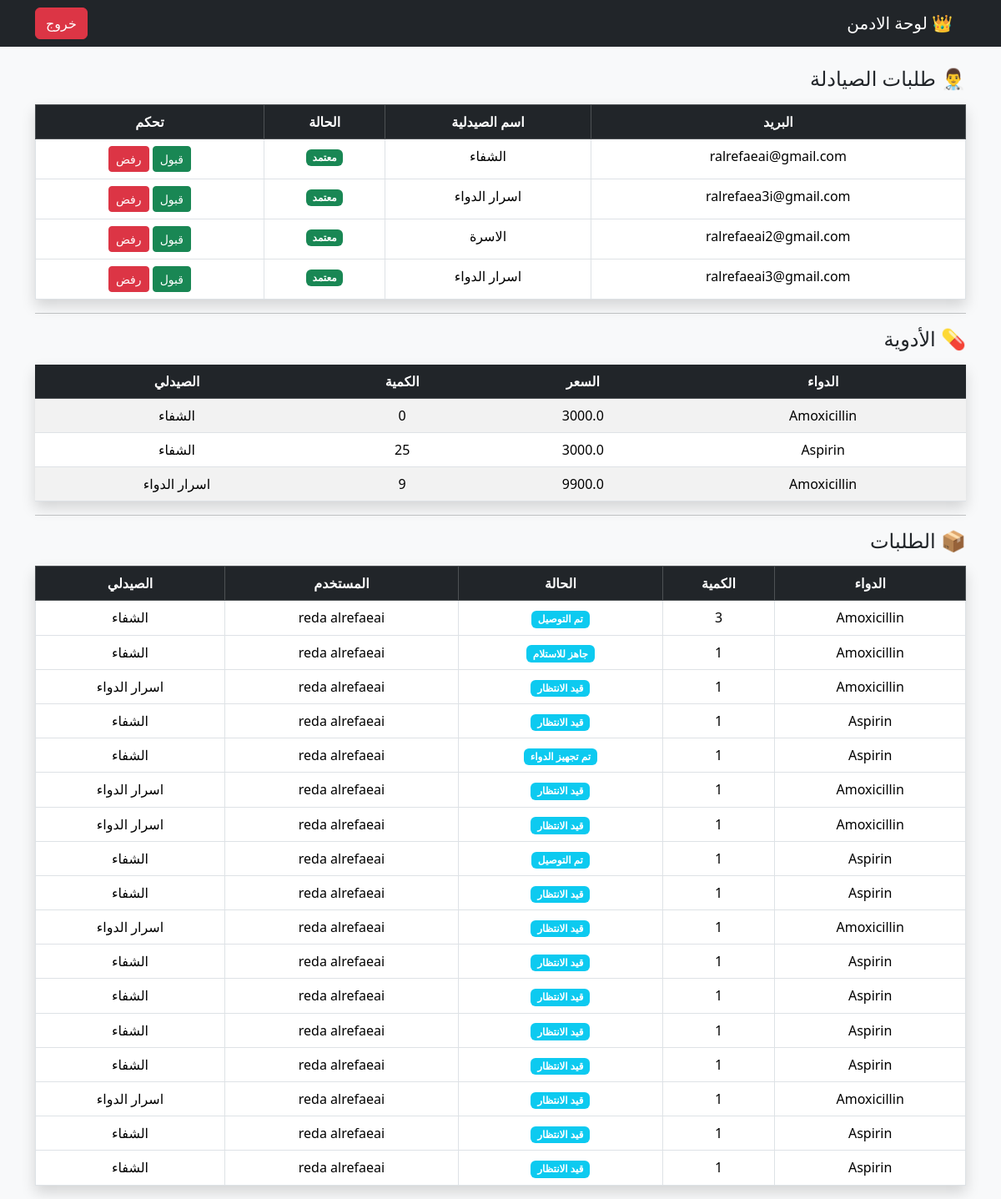
/admin_dashboard (signed in), run on the app's committed database.
### app.py (models this page shows)
class Pharmacist(db.Model):
    id = db.Column(db.Integer, primary_key=True)
    email = db.Column(db.String(100), unique=True)
    pharmacy_name = db.Column(db.String(100))
    approved = db.Column(db.Boolean, default=False)
    address = db.Column(db.String(255))
    drugs = db.relationship("Drug", backref="pharmacist")
    orders = db.relationship("Order", backref="pharmacist")
    supply_requests = db.relationship("SupplyRequest", backref="pharmacist")

class Drug(db.Model):
    id = db.Column(db.Integer, primary_key=True)
    name = db.Column(db.String(100))
    price = db.Column(db.String(50))
    quantity = db.Column(db.Integer)
    available = db.Column(db.Boolean, default=True)
    pharmacist_id = db.Column(db.Integer, db.ForeignKey("pharmacist.id"))

class Order(db.Model):
    id = db.Column(db.Integer, primary_key=True)
    quantity = db.Column(db.Integer, default=1)
    total_price = db.Column(db.Float, default=0)
    delivery_fee = db.Column(db.Float, default=0)
    status = db.Column(db.String(100), default="قيد الانتظار")
    seen = db.Column(db.Boolean, default=False)
    delivery_type = db.Column(
        db.String(50),
        default="استلام"
    )
    address = db.Column(
        db.String(300),
        nullable=True
    )
    invoice_number = db.Column(
        db.Integer,
        unique=True
    )
    created_at = db.Column(
        db.DateTime,
        default=datetime.utcnow
    )
    user_id = db.Column(
        db.Integer,
        db.ForeignKey("user.id")
    )
    user_phone=db.Column(db.String(20))
    drug_id = db.Column(
        db.Integer,
        db.ForeignKey("drug.id")
    )
    pharmacist_id = db.Column(
        db.Integer,
        db.ForeignKey("pharmacist.id")
    )
    drug = db.relationship("Drug")
    payment_method=db.Column(db.String(20))

class User(db.Model):
    id = db.Column(db.Integer, primary_key=True)
    name = db.Column(db.String(100))
    phone = db.Column(db.String(50), unique=True)
    password = db.Column(db.String(200))
    orders = db.relationship("Order", backref="user")

### app.py (the view)
@app.route("/admin_dashboard")
def admin_dashboard():
    if not session.get("admin"):
        return redirect(url_for("admin_login"))
    return render_template(
        "admin_dashboard.html",
        pharmacists=Pharmacist.query.all(),
        drugs=Drug.query.all(),
        orders=Order.query.all()
    )

### templates/admin_dashboard.html (shortened to what this page needs)
<!DOCTYPE html>
<html lang="ar" dir="rtl">
<head>
<link href="https://cdn.jsdelivr.net/npm/bootstrap@5.3.2/dist/css/bootstrap.min.css" rel="stylesheet">
</head>
<body class="bg-light">
<nav class="navbar navbar-dark bg-dark mb-4">
<div class="container">
<span class="navbar-brand">👑 لوحة الادمن</span>
<a href="{{ url_for('index') }}" class="btn btn-danger">
خروج
</a>
</div>
</nav>
<div class="container">
<h4 class="mb-3">👨‍⚕️ طلبات الصيادلة</h4>
<table class="table table-bordered bg-white text-center shadow">
<thead class="table-dark">
<tr>
<th>البريد</th>
<th>اسم الصيدلية</th>
<th>الحالة</th>
<th>تحكم</th>
</tr>
</thead>
<tbody>
{% for p in pharmacists %}
<tr>
<td>{{ p.email }}</td>
<td>{{ p.pharmacy_name }}</td>
<td>
{% if p.approved %}
<span class="badge bg-success">معتمد</span>
{% else %}
<span class="badge bg-warning">قيد الانتظار</span>
{% endif %}
</td>
<td>
<form method="POST" action="{{ url_for('approve_pharmacist') }}">
<button name="action" value="approve"
class="btn btn-success btn-sm">
قبول
</button>
<button name="action" value="reject"
class="btn btn-danger btn-sm">
رفض
</button>
</form>
</td>
</tr>
{% endfor %}
</tbody>
</table>
<hr>
<h4 class="mb-3">💊 الأدوية</h4>
<table class="table table-striped bg-white text-center shadow">
<thead class="table-dark">
<tr>
<th>الدواء</th>
<th>السعر</th>
<th>الكمية</th>
<th>الصيدلي</th>
</tr>
</thead>
<tbody>
{% for d in drugs %}
<tr>
<td>{{ d.name }}</td>
<td>{{ d.price }}</td>
<td>{{ d.quantity }}</td>
<td>{{ d.pharmacist.pharmacy_name }}</td>
</tr>
{% endfor %}
</tbody>
</table>
<hr>
<h4 class="mb-3">📦 الطلبات</h4>
<table class="table table-bordered bg-white text-center shadow">
<thead class="table-dark">
<tr>
<th>الدواء</th>
<th>الكمية</th>
<th>الحالة</th>
<th>المستخدم</th>
<th>الصيدلي</th>
</tr>
</thead>
<tbody>
{% for o in orders %}
<tr>
<td>{{ o.drug.name }}</td>
<td>{{ o.quantity }}</td>
<td>
<span class="badge bg-info">{{ o.status }}</span>
</td>
<td>{{ o.user.name }}</td>
<td>{{ o.pharmacist.pharmacy_name }}</td>
</tr>
{% endfor %}
</tbody>
</table>
</div>
</body>
</html>

### data on the page
Pharmacist: email "ralrefaeai@gmail.com", pharmacy_name "الشفاء", approved "معتمد"
Pharmacist: email "ralrefaea3i@gmail.com", pharmacy_name "اسرار الدواء", approved "معتمد"
Pharmacist: email "ralrefaeai2@gmail.com", pharmacy_name "الاسرة", approved "معتمد"
Pharmacist: email "ralrefaeai3@gmail.com", pharmacy_name "اسرار الدواء", approved "معتمد"
Drug: name "Amoxicillin", price "3000.0", quantity "0", pharmacist.pharmacy_name "الشفاء"
Drug: name "Aspirin", price "3000.0", quantity "25", pharmacist.pharmacy_name "الشفاء"
Drug: name "Amoxicillin", price "9900.0", quantity "9", pharmacist.pharmacy_name "اسرار الدواء"
Order: drug.name "Amoxicillin", quantity "3", status "تم التوصيل", user.name "reda alrefaeai", pharmacist.pharmacy_name "الشفاء"
Order: drug.name "Amoxicillin", quantity "1", status "جاهز للاستلام", user.name "reda alrefaeai", pharmacist.pharmacy_name "الشفاء"
Order: drug.name "Amoxicillin", quantity "1", status "قيد الانتظار", user.name "reda alrefaeai", pharmacist.pharmacy_name "اسرار الدواء"
Order: drug.name "Aspirin", quantity "1", status "قيد الانتظار", user.name "reda alrefaeai", pharmacist.pharmacy_name "الشفاء"
Order: drug.name "Aspirin", quantity "1", status "تم تجهيز الدواء", user.name "reda alrefaeai", pharmacist.pharmacy_name "الشفاء"
Order: drug.name "Amoxicillin", quantity "1", status "قيد الانتظار", user.name "reda alrefaeai", pharmacist.pharmacy_name "اسرار الدواء"
Order: drug.name "Amoxicillin", quantity "1", status "قيد الانتظار", user.name "reda alrefaeai", pharmacist.pharmacy_name "اسرار الدواء"
Order: drug.name "Aspirin", quantity "1", status "تم التوصيل", user.name "reda alrefaeai", pharmacist.pharmacy_name "الشفاء"
Order: drug.name "Aspirin", quantity "1", status "قيد الانتظار", user.name "reda alrefaeai", pharmacist.pharmacy_name "الشفاء"
Order: drug.name "Amoxicillin", quantity "1", status "قيد الانتظار", user.name "reda alrefaeai", pharmacist.pharmacy_name "اسرار الدواء"
Order: drug.name "Aspirin", quantity "1", status "قيد الانتظار", user.name "reda alrefaeai", pharmacist.pharmacy_name "الشفاء"
Order: drug.name "Aspirin", quantity "1", status "قيد الانتظار", user.name "reda alrefaeai", pharmacist.pharmacy_name "الشفاء"
Order: drug.name "Aspirin", quantity "1", status "قيد الانتظار", user.name "reda alrefaeai", pharmacist.pharmacy_name "الشفاء"
Order: drug.name "Aspirin", quantity "1", status "قيد الانتظار", user.name "reda alrefaeai", pharmacist.pharmacy_name "الشفاء"
Order: drug.name "Amoxicillin", quantity "1", status "قيد الانتظار", user.name "reda alrefaeai", pharmacist.pharmacy_name "اسرار الدواء"
Order: drug.name "Aspirin", quantity "1", status "قيد الانتظار", user.name "reda alrefaeai", pharmacist.pharmacy_name "الشفاء"
Order: drug.name "Aspirin", quantity "1", status "قيد الانتظار", user.name "reda alrefaeai", pharmacist.pharmacy_name "الشفاء"
